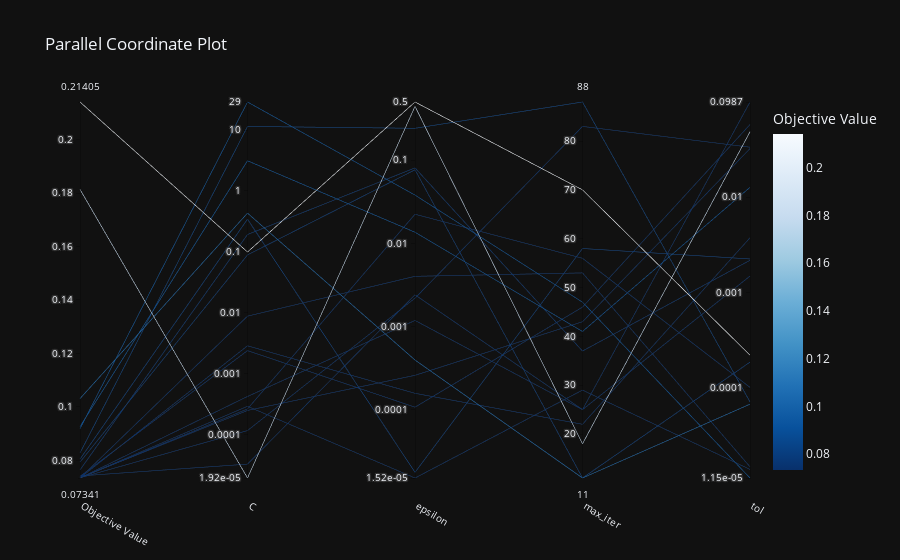

Notebook source saved alongside this figure:
### Code cell
plot_parallel_coordinate(study)

### Figure 1 — Plotly figure (JSON) as saved in the notebook; plotly's stock layout.template omitted (floating-point values rounded to 4 significant figures)
{"data": [{"dimensions": [{"label": "Objective Value", "range": [0.07341, 0.214], "values": [0.09263, 0.09186, 0.1814, 0.07351, 0.07342, 0.07343, 0.08046, 0.07418, 0.07397, 0.07348, 0.07342, 0.1031, 0.07342, 0.07341, 0.07643, 0.07936, 0.08274, 0.214]}, {"label": "C", "range": [-4.716, 1.462], "ticktext": ["1.92e-05", "0.0001", "0.001", "0.01", "0.1", "1", "10", "29"], "tickvals": [-4.716, -4, -3, -2, -1, 0, 1, 1.462], "values": [0.4963, 1.462, -4.716, -3.606, -3.376, -2.544, -0.4629, -4.488, -2.623, -3.936, -3.581, -0.3639, -3.537, -2.056, -0.7154, -1.051, 1.06, -1.003]}, {"label": "epsilon", "range": [-4.819, -0.301], "ticktext": ["1.52e-05", "0.0001", "0.001", "0.01", "0.1", "0.5"], "tickvals": [-4.819, -4, -3, -2, -1, -0.301], "values": [-1.866, -1.42, -0.3537, -3.585, -2.926, -3.801, -4.751, -2.618, -3.968, -2.658, -1.65, -3.401, -4.819, -2.396, -1.093, -1.115, -0.6167, -0.301]}, {"label": "max_iter", "range": [11, 88], "values": [41, 47, 18, 43, 25, 22, 58, 25, 46, 83, 56, 11, 29, 53, 37, 11, 88, 70]}, {"label": "tol", "range": [-4.94, -1.006], "ticktext": ["1.15e-05", "0.0001", "0.001", "0.01", "0.0987"], "tickvals": [-4.94, -4, -3, -2, -1.006], "values": [-1.898, -4.94, -1.318, -1.493, -2.827, -2.426, -2.648, -1.006, -1.242, -1.479, -3.991, -4.167, -4.85, -4.822, -2.662, -3.728, -4.143, -3.654]}], "labelangle": 30, "labelside": "bottom", "line": {"color": [0.09263, 0.09186, 0.1814, 0.07351, 0.07342, 0.07343, 0.08046, 0.07418, 0.07397, 0.07348, 0.07342, 0.1031, 0.07342, 0.07341, 0.07643, 0.07936, 0.08274, 0.214], "colorbar": {"title": {"text": "Objective Value"}}, "colorscale": [[0.0, "rgb(247,251,255)"], [0.125, "rgb(222,235,247)"], [0.25, "rgb(198,219,239)"], [0.375, "rgb(158,202,225)"], [0.5, "rgb(107,174,214)"], [0.625, "rgb(66,146,198)"], [0.75, "rgb(33,113,181)"], [0.875, "rgb(8,81,156)"], [1.0, "rgb(8,48,107)"]], "reversescale": true, "showscale": true}, "type": "parcoords"}], "layout": {"title": {"text": "Parallel Coordinate Plot"}}}
